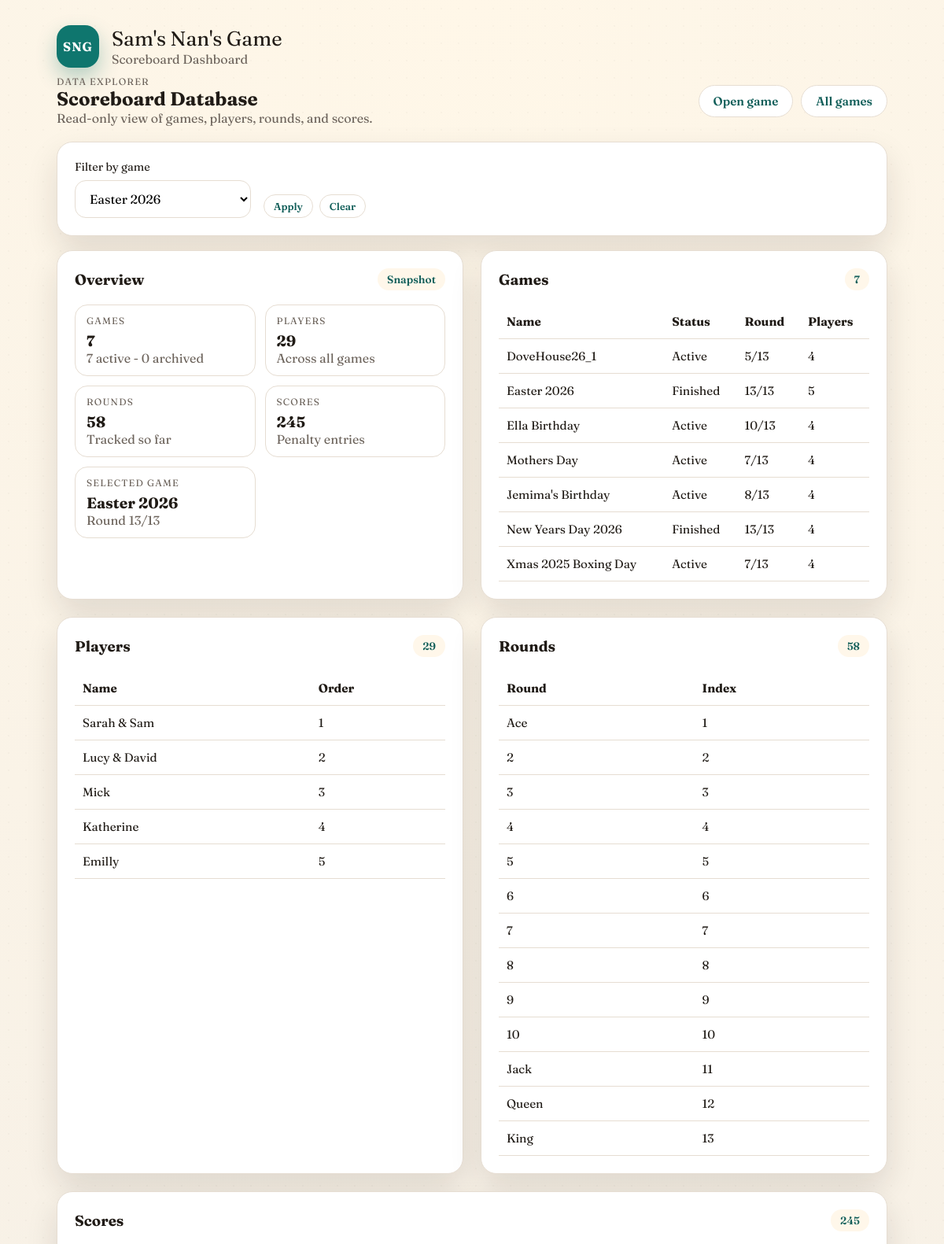
Screenshot of /explorer?game_id=6 (upper part) with the database file from the repository.
### models.py (models this page shows)
class Game(db.Model):
    __tablename__ = "games"
    id = db.Column(db.Integer, primary_key=True)
    name = db.Column(db.String(120), nullable=False)
    current_round_index = db.Column(db.Integer, nullable=False, default=1)
    finished = db.Column(db.Boolean, nullable=False, default=False)
    archived = db.Column(db.Boolean, nullable=False, default=False)
    created_at = db.Column(db.DateTime, default=datetime.utcnow)
    players = db.relationship(
        "Player",
        back_populates="game",
        order_by="Player.sort_order",
        cascade="all, delete-orphan",
    )
    rounds = db.relationship(
        "Round",
        back_populates="game",
        order_by="Round.round_index",
        cascade="all, delete-orphan",
    )

class Player(db.Model):
    __tablename__ = "players"
    id = db.Column(db.Integer, primary_key=True)
    game_id = db.Column(db.Integer, db.ForeignKey("games.id"), nullable=False)
    person_id = db.Column(db.Integer, db.ForeignKey("persons.id"), nullable=True)
    name = db.Column(db.String(80), nullable=False)
    sort_order = db.Column(db.Integer, nullable=False)
    created_at = db.Column(db.DateTime, default=datetime.utcnow)
    game = db.relationship("Game", back_populates="players")
    person = db.relationship("Person", back_populates="players")
    round_scores = db.relationship(
        "RoundScore",
        back_populates="player",
        cascade="all, delete-orphan",
    )

class Round(db.Model):
    __tablename__ = "rounds"
    id = db.Column(db.Integer, primary_key=True)
    game_id = db.Column(db.Integer, db.ForeignKey("games.id"), nullable=False)
    round_index = db.Column(db.Integer, nullable=False)
    round_name = db.Column(db.String(20), nullable=False)
    created_at = db.Column(db.DateTime, default=datetime.utcnow)
    game = db.relationship("Game", back_populates="rounds")
    scores = db.relationship(
        "RoundScore",
        back_populates="round",
        cascade="all, delete-orphan",
    )
    __table_args__ = (
        db.UniqueConstraint("game_id", "round_index", name="uq_round_game_index"),
    )

### app.py (the view)
@app.get("/explorer")
def explorer():
    selected_game_id = request.args.get("game_id", type=int)
    context = build_explorer_context(selected_game_id)
    if is_htmx_request():
        hx_target = request.headers.get("HX-Target")
        if hx_target == "explorer-body":
            return render_template("partials/explorer_content.html", **context)
        return render_template("partials/explorer_body.html", **context)
    return render_template("explorer.html", **context)

### app.py (called while the page is built)
def is_htmx_request():
    return request.headers.get("HX-Request") is not None

### templates/explorer.html
{% extends "base.html" %}
{% block content %}
  {% include "partials/explorer_body.html" %}
{% endblock %}

### templates/partials/explorer_content.html (shortened to what this page needs)
<div class="panel filter-panel">
  <form
    class="filter-bar"
    method="get"
    action="{{ url_for('explorer') }}"
    hx-get="{{ url_for('explorer') }}"
    hx-target="#explorer-body"
    hx-swap="innerHTML"
  >
    <label class="field">
      <span>Filter by game</span>
      <select name="game_id">
        {% for game in games %}
          <option value="{{ game.id }}" {% if selected_game and game.id == selected_game.id %}selected{% endif %}>
            {{ game.name }}
          </option>
        {% endfor %}
      </select>
    </label>
    <div class="filter-actions">
      <button type="submit" class="btn ghost small">Apply</button>
      {% if selected_game %}
        <a
          class="btn ghost small"
          href="{{ url_for('explorer') }}"
          hx-get="{{ url_for('explorer') }}"
          hx-target="#explorer-body"
          hx-swap="innerHTML"
        >Clear</a>
      {% endif %}
    </div>
  </form>
</div>
<div class="dashboard-grid explorer-grid">
  <div class="panel">
    <div class="panel-header">
      <h3>Overview</h3>
      <span class="tag">Snapshot</span>
    </div>
    <div class="insights-grid">
      <div class="stat-card">
        <div class="eyebrow">Games</div>
        <div class="stat-value">{{ game_count }}</div>
        <div class="muted">{{ active_games }} active - {{ archived_games }} archived</div>
      </div>
      <div class="stat-card">
        <div class="eyebrow">Players</div>
        <div class="stat-value">{{ player_count }}</div>
        <div class="muted">Across all games</div>
      </div>
      <div class="stat-card">
        <div class="eyebrow">Rounds</div>
        <div class="stat-value">{{ round_count }}</div>
        <div class="muted">Tracked so far</div>
      </div>
      <div class="stat-card">
        <div class="eyebrow">Scores</div>
        <div class="stat-value">{{ score_count }}</div>
        <div class="muted">Penalty entries</div>
      </div>
      {% if selected_game %}
        <div class="stat-card">
          <div class="eyebrow">Selected game</div>
          <div class="stat-value">{{ selected_game.name }}</div>
          <div class="muted">Round {{ selected_game.current_round_index }}/13</div>
        </div>
      {% endif %}
    </div>
  </div>
  <div class="panel">
    <div class="panel-header">
      <h3>Games</h3>
      <span class="tag">{{ game_count }}</span>
    </div>
    <div class="table-wrap">
      <table>
        <thead>
          <tr>
            <th>Name</th>
            <th>Status</th>
            <th>Round</th>
            <th>Players</th>
          </tr>
        </thead>
        <tbody>
          {% for summary in game_summaries %}
            <tr>
              <td>{{ summary.game.name }}</td>
              <td>
                {% if summary.game.archived %}
                  Archived
                {% elif summary.game.finished %}
                  Finished
                {% else %}
                  Active
                {% endif %}
              </td>
              <td>{{ summary.game.current_round_index }}/13</td>
              <td>{{ summary.player_count }}</td>
            </tr>
          {% else %}
            <tr>
              <td colspan="4" class="muted">No games yet.</td>
            </tr>
          {% endfor %}
        </tbody>
      </table>
    </div>
  </div>
  <div class="panel">
    <div class="panel-header">
      <h3>Players</h3>
      <span class="tag">{{ player_count }}</span>
    </div>
    <div class="table-wrap">
      <table>
        <thead>
          <tr>
            <th>Name</th>
            <th>Order</th>
          </tr>
        </thead>
        <tbody>
          {% for player in players %}
            <tr>
              <td>{{ player.name }}</td>
              <td>{{ player.sort_order + 1 }}</td>
            </tr>
          {% else %}
            <tr>
              <td colspan="{{ 2 if selected_game else 3 }}" class="muted">No players found.</td>
            </tr>
          {% endfor %}
        </tbody>
      </table>
    </div>
  </div>
  <div class="panel">
    <div class="panel-header">
      <h3>Rounds</h3>
      <span class="tag">{{ round_count }}</span>
    </div>
    <div class="table-wrap">
      <table>
        <thead>
          <tr>
            <th>Round</th>
            <th>Index</th>
          </tr>
        </thead>
        <tbody>
          {% for round_item in rounds %}
            <tr>
              <td>{{ round_item.round_name }}</td>
              <td>{{ round_item.round_index }}</td>
            </tr>
          {% else %}
            <tr>
              <td colspan="{{ 2 if selected_game else 3 }}" class="muted">No rounds found.</td>
            </tr>
          {% endfor %}
        </tbody>
      </table>
    </div>
  </div>
  <div class="panel wide">
    <div class="panel-header">
      <h3>Scores</h3>
      <span class="tag">{{ score_count }}</span>
    </div>
  </div>
</div>

### static/style.css (style rules this page uses)
:root { --bg: #f4efe7; --surface: #ffffff; --surface-strong: #fff7ea; --ink: #201b16; --muted: #6c635b; --accent: #0f766e; --accent-dark: #115e59; --highlight: #f59e0b; --danger: #b42318; --border: #e6ddd2; --shadow: 0 18px 40px rgba(32, 27, 22, 0.12); }
* { box-sizing: border-box; }
body { margin: 0; font-family: "Fraunces", "Georgia", serif; color: var(--ink); background: radial-gradient(circle at top, #fff7e8 0%, #f5efe6 50%, #f0e8dc 100%); min-height: 100vh; }
body::before { content: ""; position: fixed; inset: 0; background-image: radial-gradient(rgba(32, 27, 22, 0.06) 1px, transparent 0); background-size: 22px 22px; opacity: 0.4; pointer-events: none; z-index: -1; }
h2, h3, h4 { margin: 0; font-family: "Fraunces", "Georgia", serif; }
.panel { background: var(--surface); border-radius: 20px; padding: 22px; border: 1px solid var(--border); box-shadow: var(--shadow); animation: fadeUp 0.4s ease; }
.panel-header { display: flex; align-items: center; justify-content: space-between; gap: 16px; margin-bottom: 18px; }
.tag { padding: 6px 12px; border-radius: 999px; background: var(--surface-strong); color: var(--accent-dark); font-size: 0.85rem; font-weight: 600; }
.eyebrow { text-transform: uppercase; letter-spacing: 0.1em; font-size: 0.75rem; color: var(--muted); }
.muted { color: var(--muted); }
.field { display: grid; gap: 8px; font-size: 0.9rem; }
.field input, .field select { padding: 12px 14px; border-radius: 14px; border: 1px solid var(--border); font-size: 1rem; font-family: inherit; background: #fff; }
.btn, button { padding: 10px 18px; border-radius: 999px; border: none; font-size: 0.95rem; font-weight: 600; cursor: pointer; transition: transform 0.2s ease, box-shadow 0.2s ease; font-family: inherit; text-decoration: none; display: inline-flex; align-items: center; justify-content: center; gap: 8px; }
.btn.ghost, button.ghost { background: #fff; border: 1px solid var(--border); color: var(--accent-dark); }
.btn.small, button.small { padding: 6px 12px; font-size: 0.8rem; }
.dashboard-grid { display: grid; grid-template-columns: repeat(3, minmax(0, 1fr)); gap: 22px; }
.panel.wide { grid-column: 1 / -1; }
.insights-grid { display: grid; gap: 12px; grid-template-columns: repeat(auto-fit, minmax(160px, 1fr)); margin-bottom: 18px; }
.stat-card { border-radius: 16px; padding: 12px 14px; border: 1px solid var(--border); background: #fff; }
.stat-value { font-size: 1.2rem; font-weight: 700; margin-top: 6px; }
.filter-panel { margin-bottom: 18px; }
.filter-bar { display: flex; flex-wrap: wrap; gap: 16px; align-items: flex-end; }
.filter-actions { display: flex; gap: 8px; }
.explorer-grid { grid-template-columns: repeat(2, minmax(0, 1fr)); }
.table-wrap { overflow-x: auto; }
table { width: 100%; border-collapse: collapse; font-size: 0.95rem; }
th, td { text-align: left; padding: 12px 10px; border-bottom: 1px solid var(--border); }

### rows the page displays
Game: name "Easter 2026", current_round_index "13", game.name "Easter 2026", game.current_round_index "13"
Game: game.name "DoveHouse26_1", game.current_round_index "5"
Game: game.name "Ella Birthday", game.current_round_index "10"
Game: game.name "Mothers Day", game.current_round_index "7"
Game: game.name "Jemima's Birthday", game.current_round_index "8"
Game: game.name "New Years Day 2026", game.current_round_index "13"
Game: game.name "Xmas 2025 Boxing Day", game.current_round_index "7"
Player: name "Sarah & Sam", player.sort_order+1 "1"
Player: name "Lucy & David", player.sort_order+1 "2"
Player: name "Mick", player.sort_order+1 "3"
Player: name "Katherine", player.sort_order+1 "4"
Player: name "Emilly", player.sort_order+1 "5"
Round: round_name "Ace", round_index "1"
Round: round_name "2", round_index "2"
Round: round_name "3", round_index "3"
Round: round_name "4", round_index "4"
Round: round_name "5", round_index "5"
Round: round_name "6", round_index "6"
Round: round_name "7", round_index "7"
Round: round_name "8", round_index "8"
Round: round_name "9", round_index "9"
Round: round_name "10", round_index "10"
Round: round_name "Jack", round_index "11"
Round: round_name "Queen", round_index "12"
Round: round_name "King", round_index "13"

### other values shown
{{ game_count }} "7"
{{ active_games }} "7"
{{ archived_games }} "0"
{{ player_count }} "29"
{{ round_count }} "58"
{{ score_count }} "245"
{{ summary.player_count }} "4" "5" "4" "4" "4" "4" "4"
form field game_id "Easter 2026"
